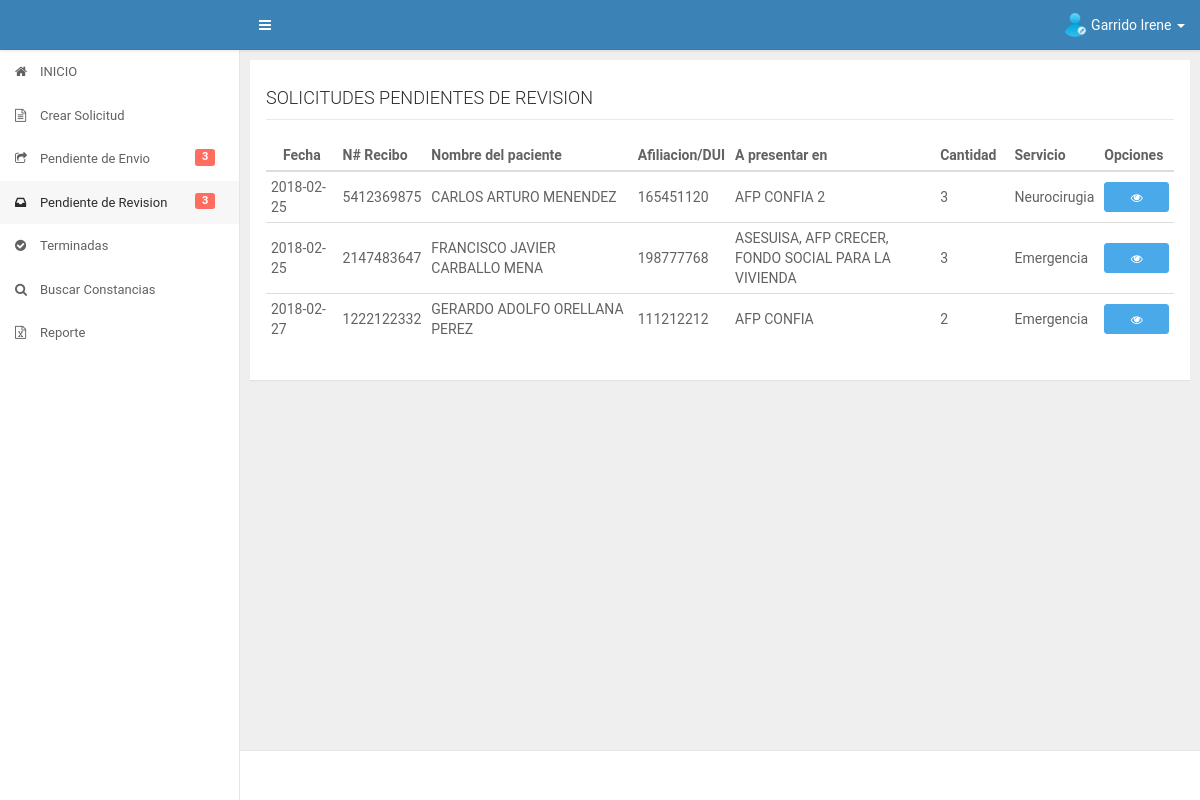
/app/secretaria/pendienterevision.php (signed in), run on an earlier commit of the app's database.
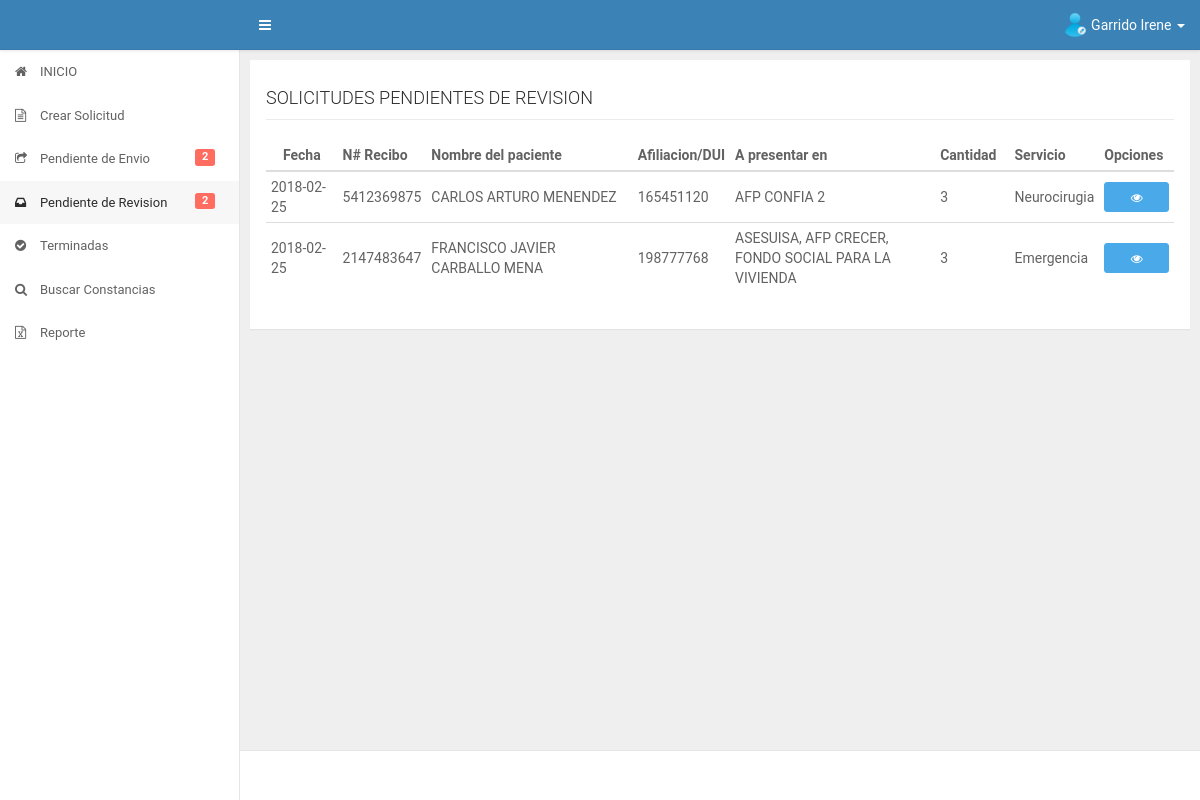
And on a later commit of the database.
### tables this page shows
CREATE TABLE IF NOT EXISTS `datos_iniciales` (
  `id_datos` int(11) NOT NULL AUTO_INCREMENT,
  `fecha` date DEFAULT NULL,
  `numero_recibo` varchar(50) DEFAULT NULL,
  `afiliacion_dui` varchar(30) DEFAULT NULL,
  `nombre_paciente` varchar(300) DEFAULT NULL,
  `destinos` varchar(2000) DEFAULT NULL,
  `id_servicio` int(11) DEFAULT NULL,
  `cantidad` int(11) DEFAULT NULL,
  `fecha_presentado` date DEFAULT NULL,
  `fecha_cancelado` date DEFAULT NULL,
  `precio` float DEFAULT NULL,
  `id_estado` int(11) DEFAULT NULL,
  `id_trabajador` int(11) DEFAULT NULL,
  `fecha_recibido_revision` date DEFAULT NULL,
  `fecha_autorizacion_direccion` date DEFAULT NULL,
  PRIMARY KEY (`id_datos`),
  KEY `FK_diservicio` (`id_servicio`),
  KEY `FK_diestado` (`id_estado`),
  KEY `FK_datos_iniciales_usuario` (`id_trabajador`),
  CONSTRAINT `FK_datos_iniciales_usuario` FOREIGN KEY (`id_trabajador`) REFERENCES `usuario` (`id_user`),
  CONSTRAINT `FK_diestado` FOREIGN KEY (`id_estado`) REFERENCES `estado` (`id_estado`),
  CONSTRAINT `FK_diservicio` FOREIGN KEY (`id_servicio`) REFERENCES `servicios` (`id_servicio`)
);

CREATE TABLE IF NOT EXISTS `servicios` (
  `id_servicio` int(11) NOT NULL AUTO_INCREMENT,
  `nombre_servicio` varchar(200) DEFAULT NULL,
  PRIMARY KEY (`id_servicio`)
);

### app/secretaria/pendienterevision.php (the view, shortened to what the changed rows need)
<?php
    include("../core/header.php");
    include("../core/aside.php");
    include("../../config/database.php");
    $sqlpendientes = "SELECT datos_iniciales.id_datos,datos_iniciales.fecha,datos_iniciales.numero_recibo,datos_iniciales.afiliacion_dui,datos_iniciales.nombre_paciente,datos_iniciales.destinos,datos_iniciales.cantidad,servicios.nombre_servicio FROM datos_iniciales INNER JOIN servicios ON datos_iniciales.id_servicio=servicios.id_servicio WHERE datos_iniciales.id_estado=4 ORDER BY datos_iniciales.id_datos";
    if($stmt = $conn->prepare($sqlpendientes)){
    	$stmt -> execute();
    	$stmt -> store_result();
    	$rows = $stmt->num_rows;
    	$stmt -> bind_result($id_datos,$fechacreacion,$nrecibo,$afiliacion,$nombrepaciente,$destinos,$cantidad,$servicio);
    }
?>
<div id="content" class="ui-content ui-content-aside-overlay">
    <div class="ui-content-body">
        <div class="ui-container">
            <div class="row">
                <div class="col-md-12 col-lg-12">
                    <div class="panel">
                        <div class="panel-body">
                            <div id="contenido" class="table-responsive">
                            	<table class="table table-hover table-condensed" id="mitable">
                                    <thead class="thead-inverse">
                                        <tr>
                                            <th class="col-md-1 text-center">Fecha</th>
                                            <th class="col-md-1">N# Recibo</th>
                                            <th class="col-md-3">Nombre del paciente</th>
                                            <th class="col-md-1">Afiliacion/DUI</th>
                                            <th class="col-md-3">A presentar en</th>
                                            <th class="col-md-1">Cantidad</th>
                                            <th class="col-md-1">Servicio</th>
                          					<th class="col-md-1">Opciones</th>
                                        </tr>
                                    </thead>
                                    <tbody>
                                    <?php
                                    	if($rows>0){
                                    		while ($stmt->fetch()) {
                                    ?>
                                    	<tr>
                                    		<td><?php echo $fechacreacion; ?></td>
                                    		<td><?php echo $nrecibo; ?></td>
                                    		<td><?php echo $nombrepaciente; ?></td>
                                    		<td><?php echo $afiliacion; ?></td>
                                    		<td><?php echo $destinos; ?></td>
                                    		<td><?php echo $cantidad; ?></td>
                                    		<td><?php echo $servicio; ?></td>
                                    		<td><a href="infosolicitud.php?con=<?php echo $id_datos ?>" class="btn btn-info btn-sm btn-block vertrabajador"  data-placement="left" data-solicitud="<?php echo $id_datos ?>" data-toggle="tooltip" data-placement="left" title="Revisar"><i class="fa fa-eye"></i></a></td>
                                    	</tr>
                                    <?php
                                    		}
                                    	}
                                    ?>
                                    </tbody>
                                </table>
                            </div>
                        </div>
                    </div>
                </div>
            </div>
        </div>
    </div>
</div>
<?php
    include("../core/footer.php");
 ?>

### app/core/aside.php (shortened to what the changed rows need)
<aside id="aside" class="ui-aside ui-aside--light">
    <ul class="nav" ui-nav id="mimenu">
        <?php switch ($_SESSION['tipousuario']) {
			case '1':
             include("../../config/database.php");
             $sqlpendientes = "SELECT COUNT(*) as pendientesenvio FROM datos_iniciales WHERE id_estado=1 AND id_trabajador=?";
             if($stmspendientes = $conn->prepare($sqlpendientes)){
                $stmspendientes->bind_param('s',$_SESSION['id_usuario']);
                $stmspendientes->execute();
                $stmspendientes->bind_result($mispendientes);
             }
             $sqlrevision = "SELECT COUNT(*) as pendientesenvio FROM datos_iniciales WHERE id_estado=4";
             if($stmtrevision = $conn->prepare($sqlrevision)){
                $stmtrevision->execute();
                $stmtrevision->bind_result($mispendientesrev);
             }
		?>
        <li id="pendienteenvio"><a href="../secretaria/pendienteenvio.php"><i class="fa fa-share-square-o"></i><span>Pendiente de Envio <?php if($mispendientes>0){ ?><small class="label label-danger"><?php echo $mispendientes; ?></small><?php } ?></span></a></li>
        <li id="pendienterevision"><a href="../secretaria/pendienterevision.php"><i class="fa fa-inbox"></i><span>Pendiente de Revision <?php if($mispendientesrev>0){ ?><small class="label label-danger"><?php echo $mispendientesrev; ?></small><?php } ?></span></a></li>
		<?php
				break;
		?>
        <?php
		} ?>
    </ul>
</aside>

What changed in the data, as far as the page shows it:
no longer on this page (row edited): datos_iniciales: fecha "2018-02-27", numero_recibo "1222122332", nombre_paciente "GERARDO ADOLFO ORELLANA PEREZ", afiliacion_dui "111212212", destinos "AFP CONFIA", cantidad "2", id_servicio.nombre_servicio "Emergencia"
Also different on the page:
$mispendientes: "3" → "2"
$mispendientesrev: "3" → "2"
